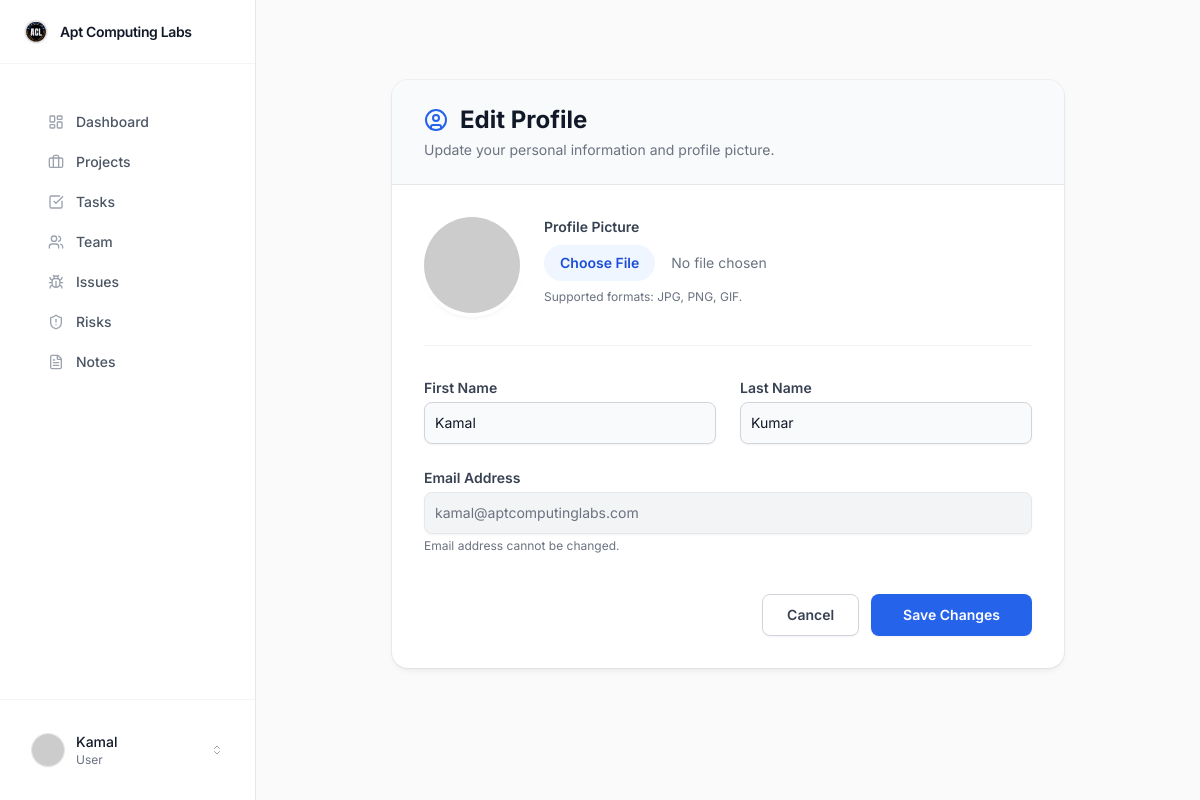
Page /profile/edit/ (signed in) on the earlier database version.
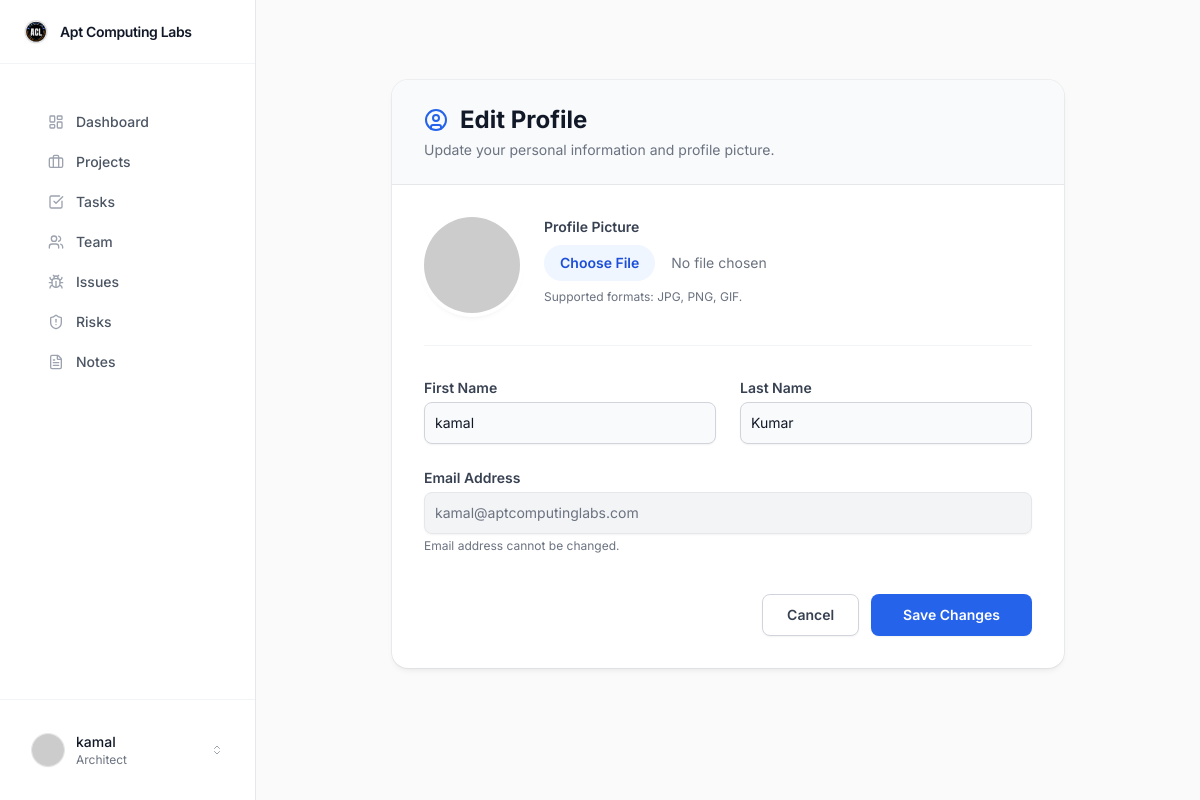
Same page on the later database version.
### core/models.py (models this page shows, shortened)
class BaseModel(models.Model):
    id = models.BigAutoField(primary_key=True)
    uuid = models.UUIDField(default=uuid.uuid4, editable=False, unique=True)
    created_at = models.DateTimeField(auto_now_add=True)
    updated_at = models.DateTimeField(auto_now=True)
    created_by = models.ForeignKey('core.User', on_delete=models.SET_NULL, null=True, blank=True, related_name="%(app_label)s_%(class)s_created")
    updated_by = models.ForeignKey('core.User', on_delete=models.SET_NULL, null=True, blank=True, related_name="%(app_label)s_%(class)s_updated")
    is_active = models.BooleanField(default=True)
    class Meta:
        abstract = True

class User(AbstractUser, BaseModel):
    username = None # Remove username field
    email = models.EmailField(_('email address'), unique=True)
    roles = models.ManyToManyField(Role, blank=True, related_name='users')
    team = models.ForeignKey('teams.Team', on_delete=models.SET_NULL, null=True, blank=True, related_name='team_users')
    avatar = models.ImageField(upload_to='avatars/', null=True, blank=True)
    interested_topics = models.CharField(max_length=255, blank=True, help_text="Comma-separated topics of interest")
    daily_news_cache = models.JSONField(default=list, blank=True)
    news_last_fetched = models.DateField(null=True, blank=True)
    USERNAME_FIELD = 'email'
    REQUIRED_FIELDS = []
    objects = CustomUserManager()

class Role(BaseModel):
    name = models.CharField(max_length=100, unique=True)
    description = models.TextField(blank=True)

### core/views.py (the view)
# urls.py: path('profile/edit/', views.profile_edit, name='profile_edit'),
@login_required
def profile_edit(request):
    from .forms import ProfileEditForm
    if request.method == 'POST':
        form = ProfileEditForm(request.POST, request.FILES, instance=request.user)
        if form.is_valid():
            form.save()
            return redirect(request.META.get('HTTP_REFERER', 'dashboard'))
    else:
        form = ProfileEditForm(instance=request.user)
    return render(request, 'core/profile_edit.html', {'form': form})

### core/forms.py
class ProfileEditForm(forms.ModelForm):
    class Meta:
        model = User
        fields = ('first_name', 'last_name', 'interested_topics', 'avatar')

### ai_assistant/permissions.py (called while the page is built)
def is_pia_system_admin(user):
    if not user.is_authenticated:
        return False
    if user.is_staff or user.is_superuser:
        return True
    return user.roles.filter(name='System Admin').exists()

### ai_assistant/templatetags/pia_permissions.py (called while the page is built)
@register.filter
def is_pia_system_admin_user(user):
    return is_pia_system_admin(user)

### templates/core/profile_edit.html (shortened to what the changed rows need)
{% extends 'base.html' %}
{% load crispy_forms_tags %}
{% block content %}
<div class="max-w-2xl mx-auto mt-10">
    <div class="bg-white shadow-elevated ring-1 ring-gray-900/5 rounded-2xl overflow-hidden">
        <div class="border-b border-gray-200 bg-gray-50 px-8 py-6">
            <h2 class="text-2xl font-bold text-gray-900 flex items-center">
                <i data-lucide="user-circle" class="w-6 h-6 mr-3 text-brand-600"></i>
                Edit Profile
            </h2>
        </div>
        <div class="p-8">
            <form method="post" enctype="multipart/form-data">
                <div class="grid grid-cols-1 sm:grid-cols-2 gap-6">
                    <div>
                        <label for="{{ form.first_name.id_for_label }}" class="block text-sm font-semibold text-gray-700 mb-1">First Name</label>
                        <input type="text" name="{{ form.first_name.html_name }}" id="{{ form.first_name.id_for_label }}" value="{{ form.first_name.value|default:'' }}" class="block w-full rounded-lg border-gray-300 shadow-sm focus:border-brand-500 focus:ring-brand-500 sm:text-sm border p-2.5 bg-gray-50">
                    </div>
                    <div>
                        <label for="{{ form.last_name.id_for_label }}" class="block text-sm font-semibold text-gray-700 mb-1">Last Name</label>
                        <input type="text" name="{{ form.last_name.html_name }}" id="{{ form.last_name.id_for_label }}" value="{{ form.last_name.value|default:'' }}" class="block w-full rounded-lg border-gray-300 shadow-sm focus:border-brand-500 focus:ring-brand-500 sm:text-sm border p-2.5 bg-gray-50">
                    </div>
                </div>
                <div class="mt-6">
                    <label class="block text-sm font-semibold text-gray-700 mb-1">Email Address</label>
                    <input type="email" value="{{ request.user.email }}" disabled class="block w-full rounded-lg border-gray-200 shadow-sm sm:text-sm border p-2.5 bg-gray-100 text-gray-500 cursor-not-allowed">
                    <p class="mt-1 text-xs text-gray-500">Email address cannot be changed.</p>
                </div>
            </form>
        </div>
    </div>
</div>
{% endblock %}

### templates/base.html (shortened to what the changed rows need)
<!DOCTYPE html>
<html lang="en">
<head>
    <script src="https://cdn.tailwindcss.com"></script>
    {% load static %}
    {% load pia_permissions %}
</head>
<body class="bg-gray-50 text-gray-900 font-sans antialiased flex h-screen overflow-hidden">
    <aside class="w-64 {% if request.user.is_staff or request.user.is_superuser %}bg-slate-50 border-slate-200{% else %}bg-white border-gray-200{% endif %} border-r flex flex-col justify-between hidden md:flex h-full z-10 flex-shrink-0">
        <div class="p-6 border-t border-gray-100">
            <div class="flex items-center cursor-pointer p-2 hover:bg-gray-50 rounded-lg transition-colors group relative">
                <div class="ml-3 overflow-hidden flex-1">
                    <p class="text-sm font-medium text-gray-900 truncate">{{ request.user.first_name|default:request.user.email }}</p>
                    <p class="text-xs text-gray-500 truncate">
                        {% if request.user.is_superuser %}System Admin
                        {% elif request.user.roles.exists %}{{ request.user.roles.first.name }}
                        {% else %}User{% endif %}
                    </p>
                </div>
            </div>
        </div>
    </aside>
    <div class="flex-1 flex flex-col h-full overflow-hidden">
        <main class="flex-1 overflow-y-auto {% if request.user.is_staff or request.user.is_superuser %}bg-[#f8fafc] border-t-4 border-brand-500{% else %}bg-[#FAFAFA]{% endif %}">
            <div class="p-6 md:p-10 max-w-7xl mx-auto">
                {% block content %}
                {% endblock %}
            </div>
        </main>
    </div>
</body>
</html>

Differences in the rows shown:
changed User "Kumar": user.first_name "Kamal" → "kamal"; user.roles.first.name (not shown) → "Architect"; first_name "Kamal" → "kamal"
Other differences:
text no longer shown: "User"
